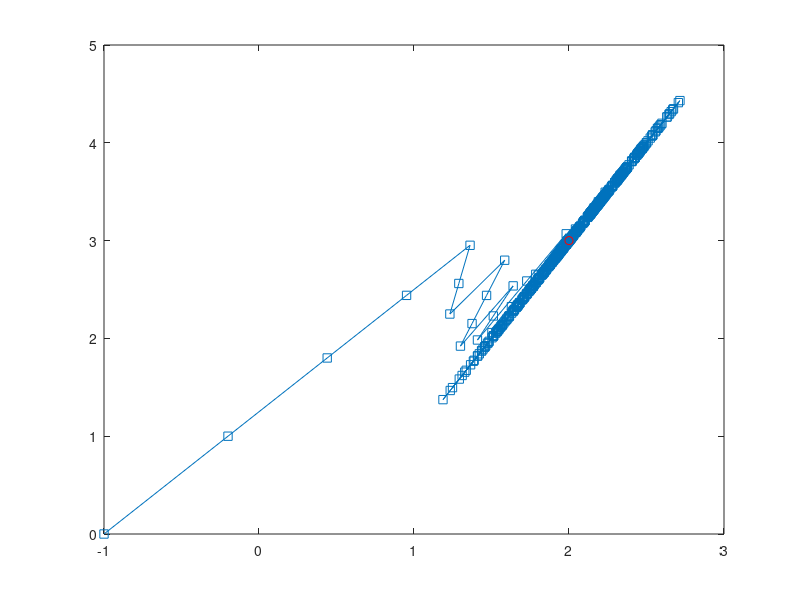

Reproduce this figure in MATLAB.
clear;clc;close

% f(x)=||x-[1;1]||^2+||x-[3;5]||^2

x = [-1;0]
eta = 0.1;

X = x;

for i = 1:500
    g1 = 2 * (x - [1;1]);
    g2 = 2 * (x - [3;5]);
    
    %GD
%     g = g1 + g2;
    
    %SGD
%     if mod(i,2) == 1
    if rand() < 0.5
        g = g1;
    else
        g = g2;
    end
    
    x = x - eta * g;
    X = [X,x];
end
X

plot(X(1,:),X(2,:),'s -')
hold on
plot(2,3,'or')